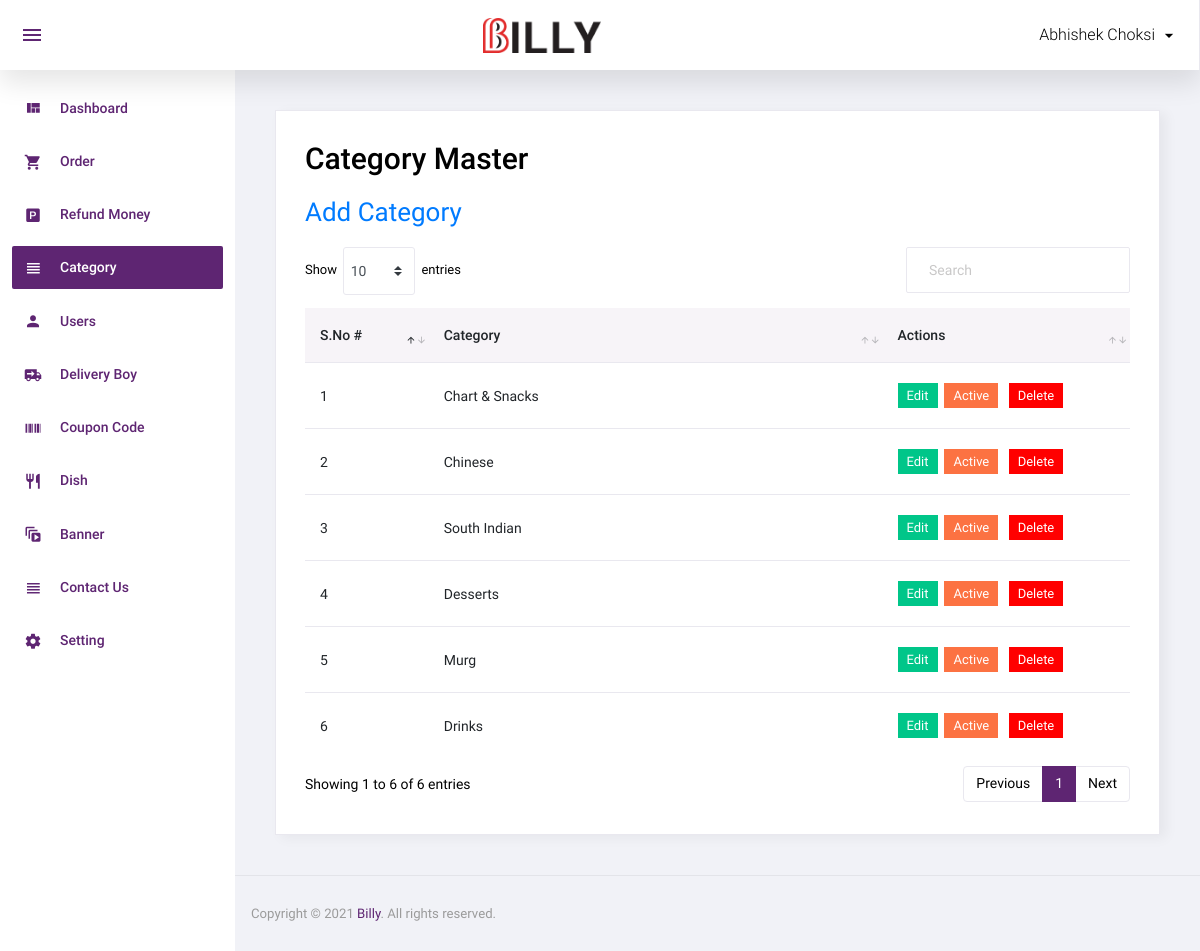
/admin/category.php (signed in), run on the app's committed database.
### tables this page shows
CREATE TABLE IF NOT EXISTS `category` (
  `id` int NOT NULL AUTO_INCREMENT,
  `category` varchar(50) NOT NULL,
  `status` int NOT NULL,
  `added_on` datetime NOT NULL,
  PRIMARY KEY (`id`)
);

### admin/category.php (the view, shortened to what this page needs)
<?php
include('top.php');
$sql="select * from category order by id";
$res=mysqli_query($con,$sql);
?>
  <div class="card">
            <div class="card-body">
              <h1 class="grid_title">Category Master</h1>
			  <a href="manage_category.php" class="add_link">Add Category</a>
              <div class="row grid_box">
                <div class="col-12">
                  <div class="table-responsive">
                    <table id="order-listing" class="table">
                      <thead>
                        <tr>
                            <th width="15%">S.No #</th>
                            <th width="55%">Category</th>
                            <th width="30%">Actions</th>
                        </tr>
                      </thead>
                      <tbody>
                        <?php if(mysqli_num_rows($res)>0){
						$i=1;
						while($row=mysqli_fetch_assoc($res)){
						?>
						<tr>
                            <td><?php echo $i?></td>
                            <td><?php echo $row['category']?></td>
							<td>
								<a href="manage_category.php?id=<?php echo $row['id']?>"><label class="badge badge-success hand_cursor">Edit</label></a>&nbsp;
								<?php
								if($row['status']==1){
								?>
								<a href="?id=<?php echo $row['id']?>&type=deactive"><label class="badge badge-danger hand_cursor">Active</label></a>
								<?php
								}else{
								?>
								<a href="?id=<?php echo $row['id']?>&type=active"><label class="badge badge-info hand_cursor">Deactive</label></a>
								<?php
								}
								?>
								<a href="?id=<?php echo $row['id']?>&type=delete"><label class="badge badge-danger delete_red hand_cursor">Delete</label></a>
							</td>
                        </tr>
                        <?php
						$i++;
						} } else { ?>
						<tr>
							<td colspan="5">No data found</td>
						</tr>
						<?php } ?>
                      </tbody>
                    </table>
                  </div>
				</div>
              </div>
            </div>
          </div>
<?php include('footer.php');?>

### data on the page
category: category "Chart & Snacks"
category: category "Chinese"
category: category "South Indian"
category: category "Desserts"
category: category "Murg"
category: category "Drinks"

### other printed values
$_SESSION['ADMIN_USER'] "Abhishek Choksi"
